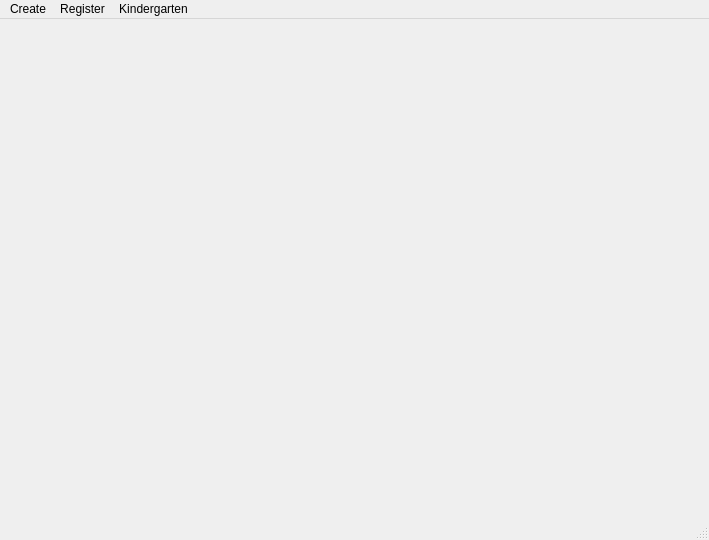
<?xml version="1.0" encoding="UTF-8"?>
<ui version="4.0">
 <class>MainWindow</class>
 <widget class="QMainWindow" name="MainWindow">
  <property name="geometry">
   <rect>
    <x>0</x>
    <y>0</y>
    <width>709</width>
    <height>540</height>
   </rect>
  </property>
  <property name="windowTitle">
   <string>MainWindow</string>
  </property>
  <widget class="QWidget" name="centralwidget"/>
  <widget class="QMenuBar" name="menubar">
   <property name="geometry">
    <rect>
     <x>0</x>
     <y>0</y>
     <width>709</width>
     <height>21</height>
    </rect>
   </property>
   <widget class="QMenu" name="menuCreate">
    <property name="title">
     <string>Create</string>
    </property>
    <addaction name="menuBoard"/>
    <addaction name="mnuDesk"/>
   </widget>
   <widget class="QMenu" name="menuRegister">
    <property name="title">
     <string>Register</string>
    </property>
    <addaction name="mnuChild"/>
   </widget>
   <widget class="QMenu" name="menuKindergarten">
    <property name="title">
     <string>Kindergarten</string>
    </property>
    <addaction name="menuAmin"/>
    <addaction name="mnuShow"/>
   </widget>
   <addaction name="menuCreate"/>
   <addaction name="menuRegister"/>
   <addaction name="menuKindergarten"/>
  </widget>
  <widget class="QStatusBar" name="statusbar"/>
  <action name="menuBoard">
   <property name="text">
    <string>Board</string>
   </property>
  </action>
  <action name="mnuDesk">
   <property name="text">
    <string>Desk</string>
   </property>
  </action>
  <action name="mnuChild">
   <property name="text">
    <string>Child</string>
   </property>
  </action>
  <action name="menuAmin">
   <property name="text">
    <string>Admin</string>
   </property>
  </action>
  <action name="mnuShow">
   <property name="text">
    <string>Show</string>
   </property>
  </action>
 </widget>
 <resources/>
 <connections/>
</ui>
